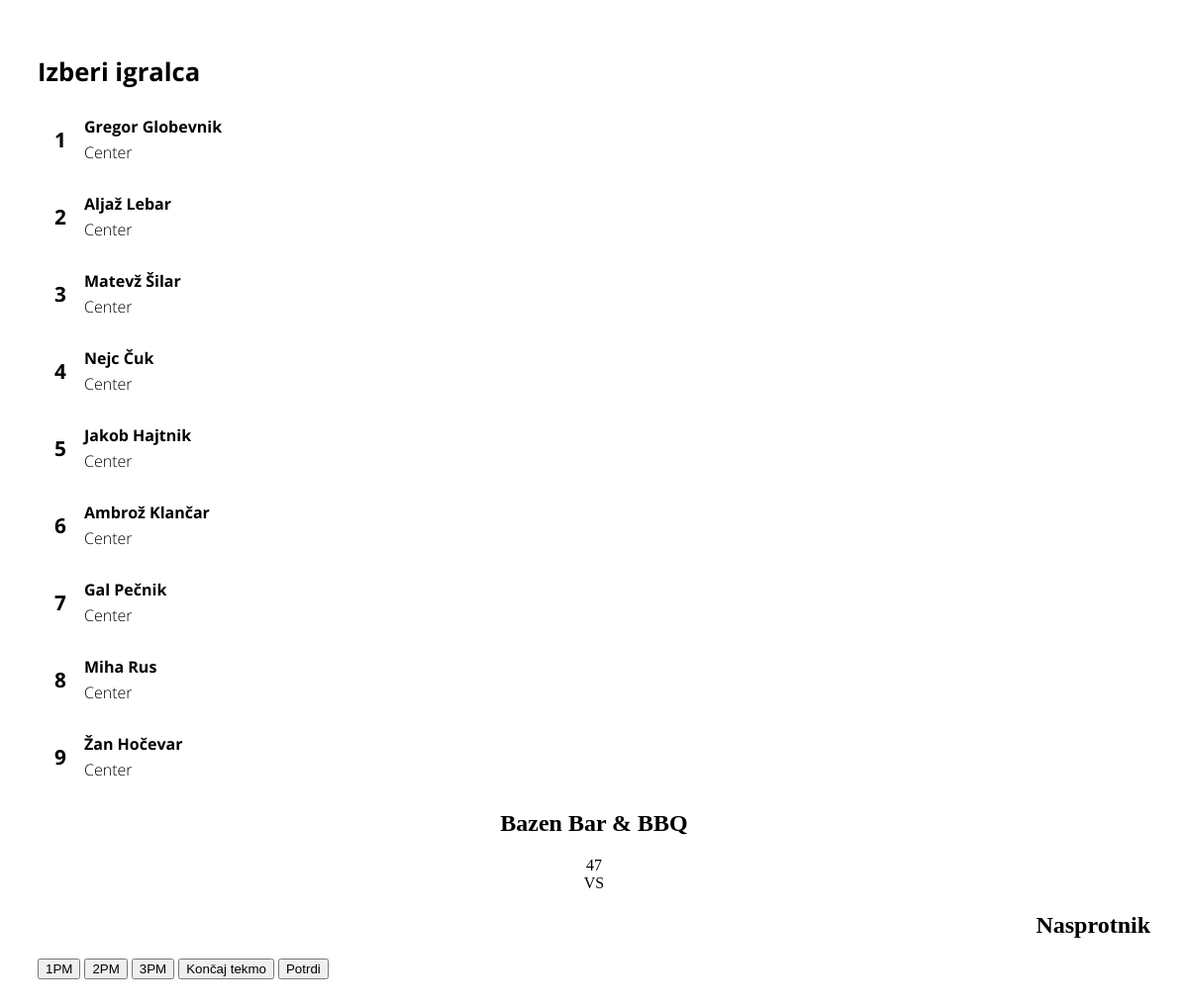
/game, run on an earlier commit of the app's database.
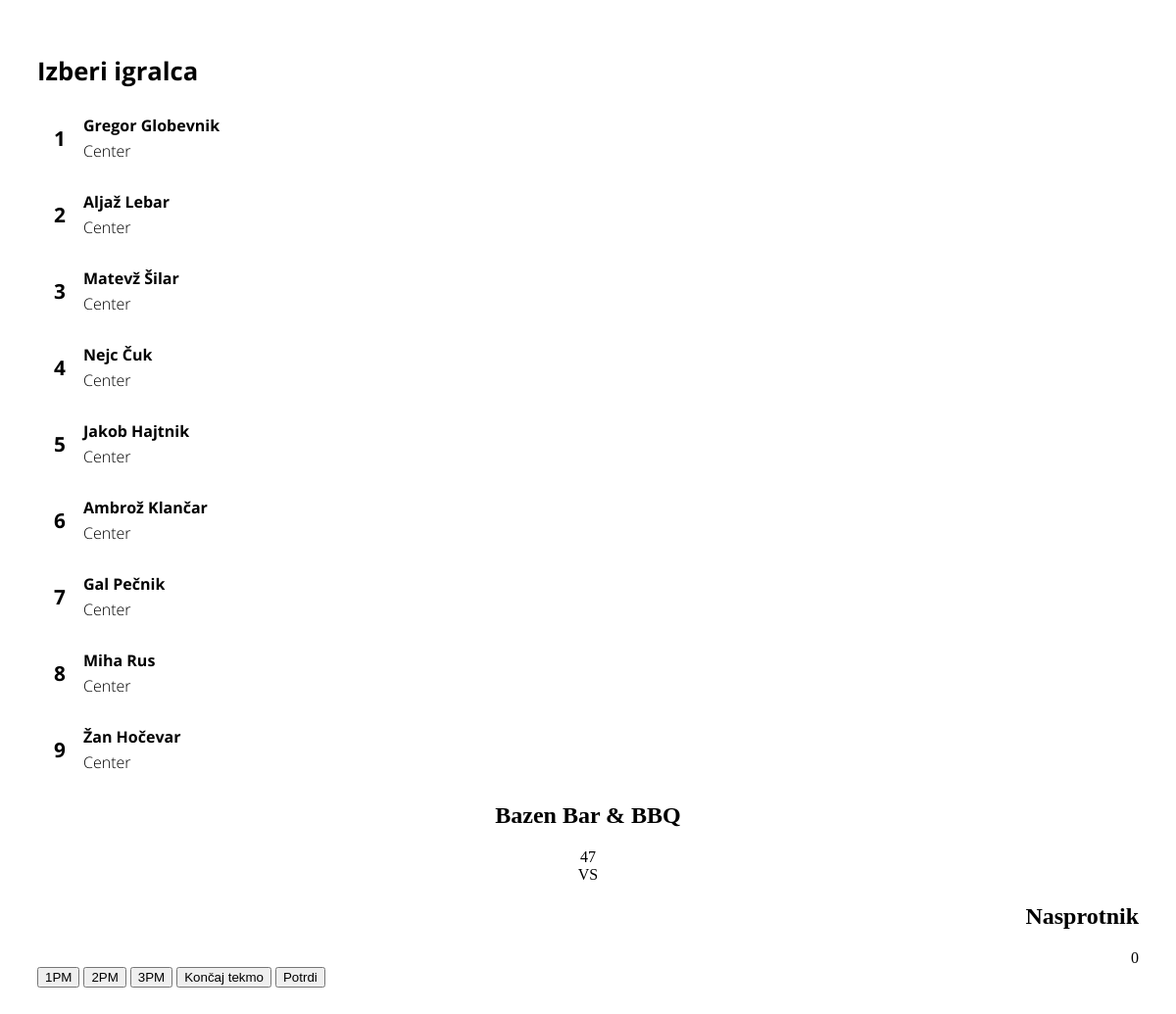
And on a later commit of the database.
### app/models.py (models this page shows, shortened)
class Players(db.Model):
    player_id = db.Column(db.Integer, primary_key=True, autoincrement=True)
    full_name = db.Column(db.String(50), index=True, nullable=False)
    jersey_no = db.Column(db.String(50), index=True, nullable=False)
    pa_1 = db.Column(db.Integer, index=True)
    pm_1 = db.Column(db.Integer, index=True)
    pa_2 = db.Column(db.Integer, index=True)
    pm_2 = db.Column(db.Integer, index=True)
    pa_3 = db.Column(db.Integer, index=True)
    pm_3 = db.Column(db.Integer, index=True)
    fouls_o = db.Column(db.Integer, index=True)
    fouls_d = db.Column(db.Integer, index=True)
    rebounds_o = db.Column(db.Integer, index=True)
    rebounds_d = db.Column(db.Integer, index=True)
    assists = db.Column(db.Integer, index=True)
    turnovers = db.Column(db.Integer, index=True)
    blocks = db.Column(db.Integer, index=True)
    steals = db.Column(db.Integer, index=True)
    id_positon = db.Column(db.Integer, db.ForeignKey('positions.position_id'), nullable=False)
    id_opponent = db.Column(db.Integer, db.ForeignKey('opponents.opponent_id'))

class Opponents(db.Model):
    opponent_id = db.Column(db.INTEGER, primary_key=True, autoincrement=True, nullable=False)
    team_name = db.Column(db.String(50), index=True)
    points = db.Column(db.Integer, index=True)
    score = db.Column(db.Boolean, index=True)
    result = db.Column(db.Boolean, index=True)
    date = db.Column(db.Date, index=True, nullable=False)
    id_opponent = db.relationship('Players', backref='opponent', lazy=True)

### app/routes.py (the view)
@app.route('/game', methods=['GET', 'POST'])
def game():
    players = Players.query.all()
    current_opponent = Opponents.query.filter_by(date=date.today()).first()
    return render_template('game.html', current_opponent=current_opponent, players=players)

### app/templates/game.html (shortened to what this page needs)
{% extends "playerList.html" %}
{% block content %}
    <h2 id="bbq" style="text-align: center;">Bazen Bar & BBQ</h2>
        <div id="rezultat1" style="text-align: center;">47</div>
        <div style="text-align: center;">VS</div>
        <h2 id="nasportnik" style="text-align: right;">Nasprotnik</h2>
        <div id="result2" style="text-align: right;">{{ current_opponent.points }}</div>
        <button id="1pm" type="button" points="{{ current_opponent.points }}">1PM</button>
        <button id="2pm" type="button" points="{{ current_opponent.points }}">2PM</button>
        <button id="3pm" type="button" points="{{ current_opponent.points }}">3PM</button>
        <button type="button">Končaj tekmo</button>
        <button type="button">Potrdi</button>
{% endblock %}

### app/templates/playerList.html (shortened to what this page needs)
<!DOCTYPE html>
<html lang="en">
<head>
    <link rel="stylesheet" href="{{ url_for('static',filename='style.css') }}">
    <link rel="stylesheet" href="/static/css/base.css">
    <link rel="stylesheet" href="/static/css/playerList.css">
</head>
<body>
    <h1>Izberi igralca</h1>
    <div class="side-players">
        {% for player in players %}
            <a href="statistika.html" class="player">
                <table>
                    <tr>
                        <td rowspan="2" class="player-id">
                            <div>{{ player.player_id }}</div>
                        </td>
                        <td>
                            <div class="player-name">{{ player.full_name }}</div>
                        </td>
                    </tr>
                    <tr>
                        <td>
                            <div class="player-pos">Center</div>
                        </td>
                    </tr>
                </table>
            </a>
        {% endfor  %}
    </div>
    {% block content %}{% endblock %}
</body>
</html>

### app/static/css/playerList.css (style rules this page uses)
h1 { font-family: 'Open Sans', sans-serif; font-size: 1.6em; }
body { background-color: white; padding: 30px; }
.side-players { height: 100%; width: 20%; }
a { text-decoration: none; }
table { margin: 10px 0; padding: 7px 0; width: 100%; border: none; }
.player-id { font-family: 'Open Sans', sans-serif; font-weight: bold; color: black; font-size: 1.3em; width: 40px; text-align: center; }
.player-name { font-family: 'Open Sans', sans-serif; font-weight: bold; color: black; }
.player-pos { font-family: 'Open Sans', sans-serif; font-weight: lighter; color: black; }
@media screen and (max-width: 1200px) { .side-players { width: 40%; } }

What changed in the data, as far as the page shows it:
added Opponents: points "0"
